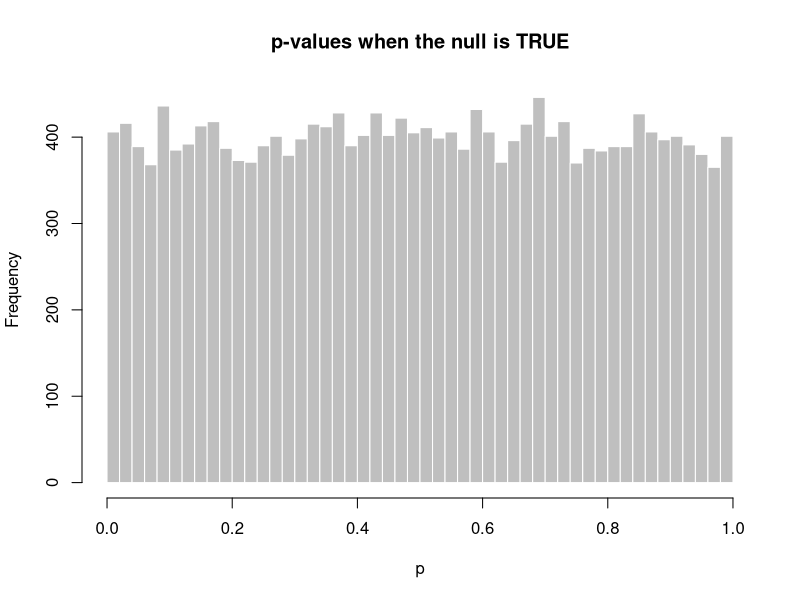
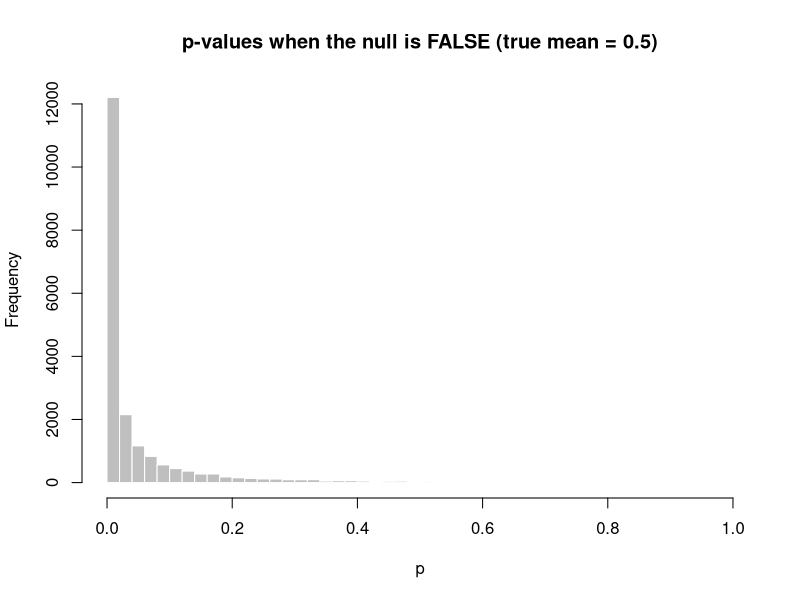
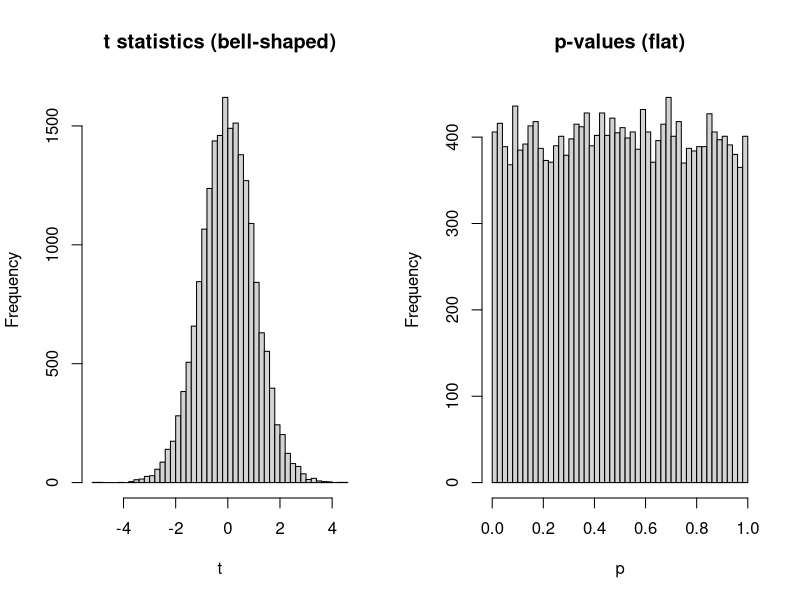
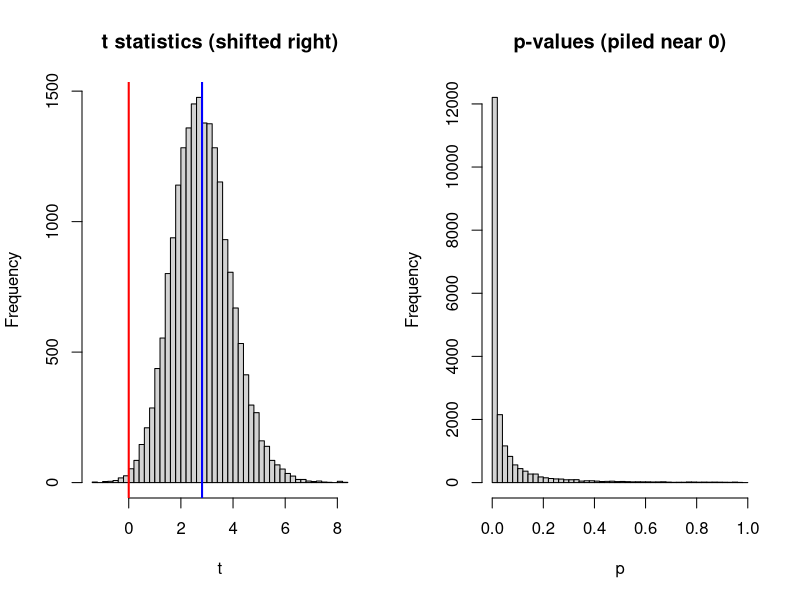
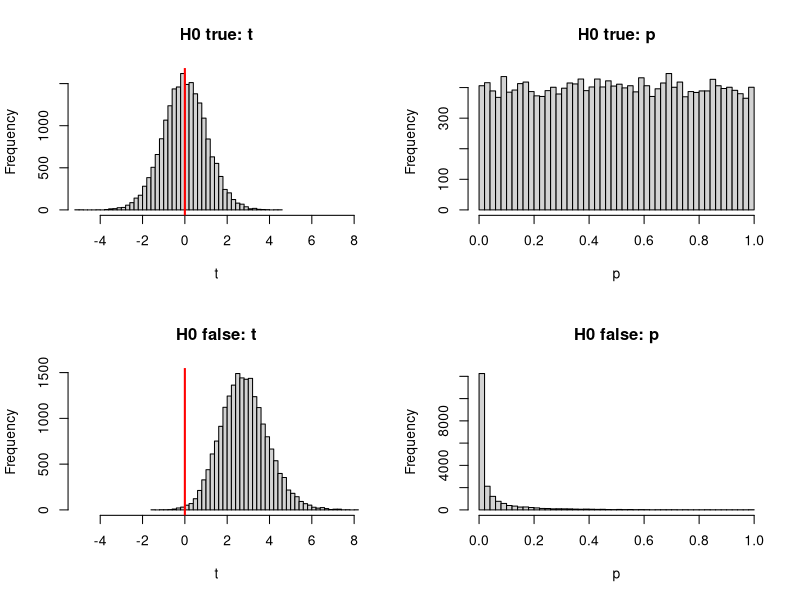

Write the R code that produced these figures, in order.


# P-Values when the null is true -----------------------------------------------

set.seed(8)
# 20,000 studies in a world where the null is exactly true (does not deviate from mu = 0)
p <- replicate(20000, t.test(rnorm(30), mu = 0)$p.value) # 20000 p values

hist(p, breaks = 40, col = "gray75", border = "white",
     main = "p-values when the null is TRUE", xlab = "p")

round(c(P_below_0.05 = mean(p < 0.05), # 5% of p values are found up to p = 0.05
        P_below_0.50 = mean(p < 0.50), # 50% of p values are found up to p = 0.50
        P_below_0.90 = mean(p < 0.90)), 4) # 90% of p values are found up to p = 0.90

# No data from sampling come as a surprise - what would be a rare occurrence under the null is
# not rare because the null is true.

# Null true: p-values are flat, so p < 0.05 happens 5% of the time (false positives)





# P-Values when the null is false ----------------------------------------------

set.seed(8)
# Null is FALSE: true mean is 0.5, but we still test against mu = 0
# 20000 p values when the null is false
p_alt <- replicate(20000, t.test(rnorm(30, mean = 0.5), mu = 0)$p.value)

hist(p_alt, breaks = 40, col = "gray75", border = "white",
     main = "p-values when the null is FALSE (true mean = 0.5)", xlab = "p")

round(c(P_below_0.05 = mean(p_alt < 0.05), # 75% of p-values are found up to p = 0.05
        P_below_0.50 = mean(p_alt < 0.50), # 97% of p-values are found up to p = 0.50
        P_below_0.90 = mean(p_alt < 0.90)), 4) # 99# of p-values are found up to p = 0.90

# the bulk of p-values sit below p = 0.05. When the null is false, it's common to find data that don't match the null
# Large p-values are rare (data that align with a false null)

# Null false: p-values pile up near 0, so p < 0.05 happens often, 
# and p > 0.05 happens less often (false negatives).


# WHERE P-VALUES FALL ALONG THE DISTRIBTUION  ----------------------------------
################################################################################
# Large p-values (0.8, 0.9) mean the data sit close to what the null predicts, with the sample mean near the claimed value. 
# Small p-values (below 0.05) mean the data sit far from what the null predicts, in the extreme tails of the null world
################################################################################




# How P-Values relate to T-Values when H0 is True ------------------------------
set.seed(8)
t_vals <- replicate(20000, t.test(rnorm(30), mu = 0)$statistic) # 20000 t values
p_vals <- 2 * pt(-abs(t_vals), df = 29) # p values for each t value

par(mfrow = c(1, 2))
hist(t_vals, breaks = 40, main = "t statistics (bell-shaped)", xlab = "t")
hist(p_vals, breaks = 40, main = "p-values (flat)", xlab = "p")


# A classroom analogy to explain p distribution flatness

# Say 100 students take an exam, and you label each by class standing:
#  1st, 2nd, ..., 100th. Now ask, "what is the probability that a randomly chosen 
# student has standing between 41st and 50th?" It's 10%. "Between 91st and 100th?" 
# Also 10%. The standings are not "likely" or "unlikely" on their own. They are just 
# evenly handed out. The exam scores might clump around 75, but that clumping doesn't 
# change how standings are distributed.

# Replace "exam score" with "t statistic" and "class standing" with "p-value," 
# and you have the same situation.



# How P-Values relate to T-Values when H0 is False -----------------------------
set.seed(8)
t_vals_alt <- replicate(20000, t.test(rnorm(30, mean = 0.5), mu = 0)$statistic)
p_vals_alt <- 2 * pt(-abs(t_vals_alt), df = 29)

par(mfrow = c(1, 2))
hist(t_vals_alt, breaks = 40, main = "t statistics (shifted right)", xlab = "t")
abline(v = 0, col = "red", lwd = 2) # H0 - False
abline(v = mean(t_vals_alt), col = "blue", lwd = 2) # True parameter

hist(p_vals_alt, breaks = 40, main = "p-values (piled near 0)", xlab = "p")

mean(p_vals_alt < 0.05)   # power: share of studies that reject H0



# H0 True vs False for T and P Values ------------------------------------------
set.seed(8)
t_null <- replicate(20000, t.test(rnorm(30, mean = 0),   mu = 0)$statistic)
t_alt  <- replicate(20000, t.test(rnorm(30, mean = 0.5), mu = 0)$statistic)
p_null <- 2 * pt(-abs(t_null), df = 29)
p_alt  <- 2 * pt(-abs(t_alt),  df = 29)

par(mfrow = c(2, 2))
hist(t_null, breaks = 40, xlim = c(-5, 8), main = "H0 true: t",  xlab = "t")
abline(v = 0, col = "red", lwd = 2) # H0

hist(p_null, breaks = 40,                  main = "H0 true: p",  xlab = "p")

hist(t_alt,  breaks = 40, xlim = c(-5, 8), main = "H0 false: t", xlab = "t")
abline(v = 0, col = "red", lwd = 2) # H0 - False

hist(p_alt,  breaks = 40,                  main = "H0 false: p", xlab = "p")



# Misreadings of P-Values ------------------------------------------------------

# MISREADING 1) “p=0.03, so there is a 3% chance the null is true.” 
# Why it's wrong: This statement is for P(H0 is true ∣ sample data). The p value is not about
# the probability of the null being true.
# Correction: The p-value is about the probability of obtaining the sample data
# given that the null is true, P(sample data ∣ H0 is true)

# MISREADING 2) "p=0.03, so there is a 97% chance the effect is real.”
# Why it's wrong: Similar to misreading 1 but inverted. The probability is still
# inherently based on the null being true.
# Correction: Same as misreading 1


# MISREADING 3) “p>0.05 so there is no effect.”
# Why it's wrong: P values aren't about effect sizes. The effect might be real, but too small to detect.
# Absence of evidence is not evidence of absence.


# MISREADING 4) “p=0.001, so the effect is large.” 
# Why it's wrong: Same as misreading 3 but inverted, an effect size is small
# and the study was sufficiently powered to detect it.


# MISREADING 5) “The result replicated, because both studies had p<0.05.”
# See lecture6-pValues_misreading5.txt


# Effect Size ------------------------------------------------------------------

# Purpose of P-Value:
# Would data like this (from sampling) be surprising if there were no difference (null was true)?
# P-value can be large or small (probability of getting data assuming null is true),
# P-value can't tell you anything about the magnitude of difference (effect size) between 
# null and truth (when null is false)


# Purpose of Effect size:
# How big is the difference (null is false)?


set.seed(6101)
control   <- rnorm(60, mean = 72, sd = 11)
treatment <- rnorm(60, mean = 77, sd = 11)

tt <- t.test(treatment, control)
tt$statistic # difference in standard errors
mean(control) - mean(treatment) # difference in means

# CI is for the difference in means
tt$conf.int[1]
tt$conf.int[2]

tt$p.value

# Cohen's d - the difference in standard deviations 
d  <- (mean(treatment) - mean(control)) / sqrt((var(treatment) + var(control)) / 2)  # standardize the difference in means   
d

round(c(difference = (mean(control) - mean(treatment)),
        ci_low = tt$conf.int[1], 
        ci_high = tt$conf.int[2],
        p = tt$p.value, 
        cohens_d = d), 4)

# Report the difference and its interval first. 
# Cohen’s dd—the difference in standard deviations—is useful when the units are not meaningful to the reader

# Rule of thumb not law (depends on context):
# 0.2 = small
# 0.5 = medium
# 0.8 = large

# example: a d of 0.1 on a mortality outcome is enormous


# Cohen's D vs Two-Sample T ----------------------------------------------------

# Two-Sample T
# Divides the difference by SE
# Grows with sqrt(n)
# Answer the question: How precisely is it measured relative to zero?


# Cohen's D
# Divides the difference by SD
# Does not change with n
# Answers the question: How big is the effect?
